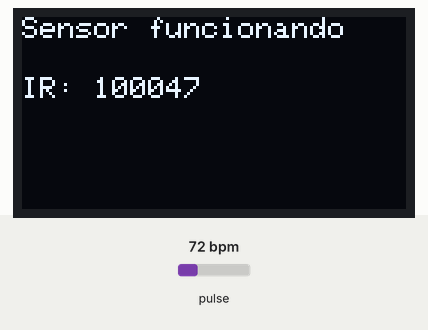
This sketch was run on a simulated Arduino Uno, built with avr-gcc and run on an emulated ATmega328P. Parts: 128×64 one-colour display. The test bench sets the inputs (shaded band); at power-on: pulse 72 bpm.

Above: at 3.2 s.
3.3 s: pulse set to 42 bpm
At 3.65 s:
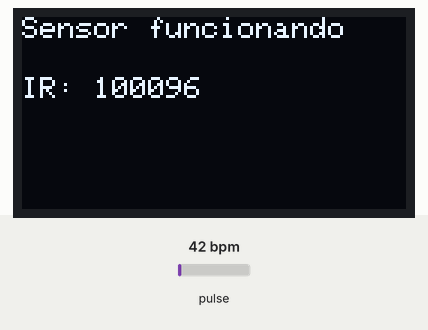
5.0 s: pulse set to 70 bpm
At 5.33 s:
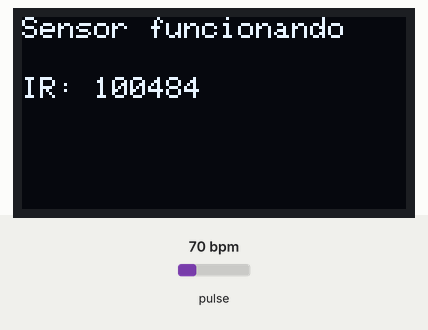
6.7 s: pulse set to 100 bpm
At 7.01 s:
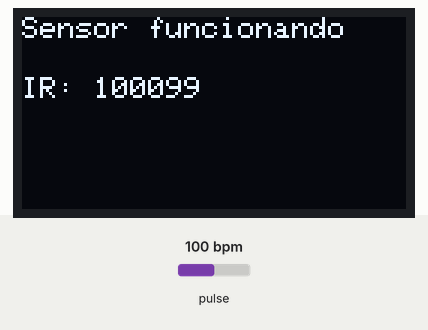
Timing chart, 0 to 9.7 s (numbered marks = the images above; inputs shaded):
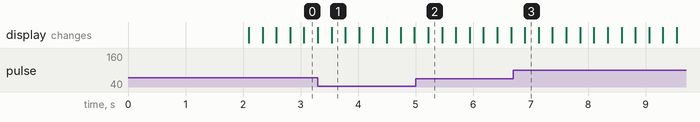

The sketch:

oximetroversion01.ino
```cpp
#include <Wire.h>
#include "MAX30105.h"

#include <Adafruit_GFX.h>
#include <Adafruit_SSD1306.h>

MAX30105 particleSensor;

#define SCREEN_WIDTH 128
#define SCREEN_HEIGHT 64

Adafruit_SSD1306 display(SCREEN_WIDTH, SCREEN_HEIGHT, &Wire, -1);

void setup()
{
  Serial.begin(115200);

  if(!display.begin(SSD1306_SWITCHCAPVCC, 0x3C)) {
    Serial.println("OLED no encontrada");
    while(1);
  }

  if (!particleSensor.begin(Wire, I2C_SPEED_STANDARD))
  {
    Serial.println("MAX30102 no encontrado");
    while (1);
  }

  particleSensor.setup();

  display.clearDisplay();
  display.setTextSize(2);
  display.setTextColor(WHITE);
  display.setCursor(0,20);
  display.println("OXIMETRO");
  display.display();

  delay(2000);
}

void loop()
{
  long irValue = particleSensor.getIR();

  display.clearDisplay();

  display.setTextSize(1);
  display.setCursor(0,0);
  display.println("Sensor funcionando");

  display.setCursor(0,20);
  display.print("IR: ");
  display.println(irValue);

  display.display();

  delay(200);
}
```
